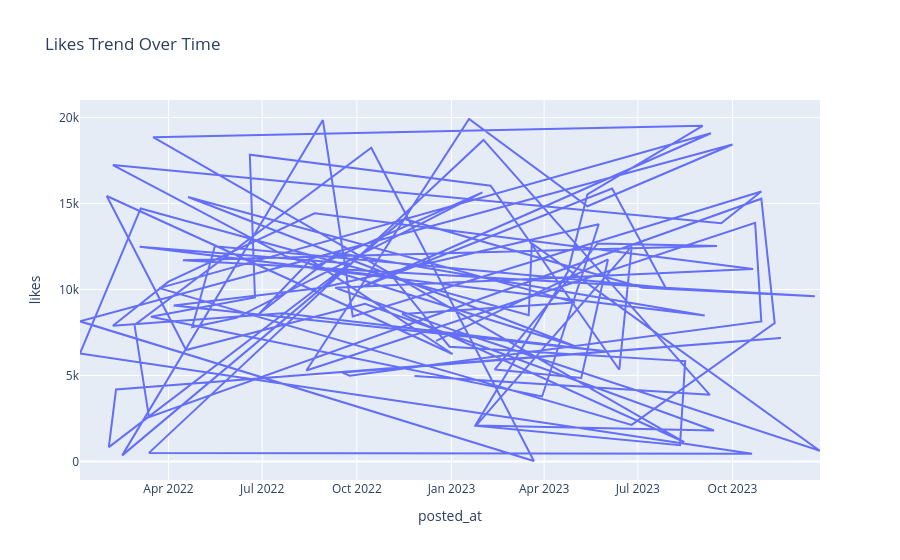

Notebook code for this chart:
### Code cell
fig = px.line(swarmdf, x="posted_at", y="likes",title="Likes Trend Over Time")
fig.show()
